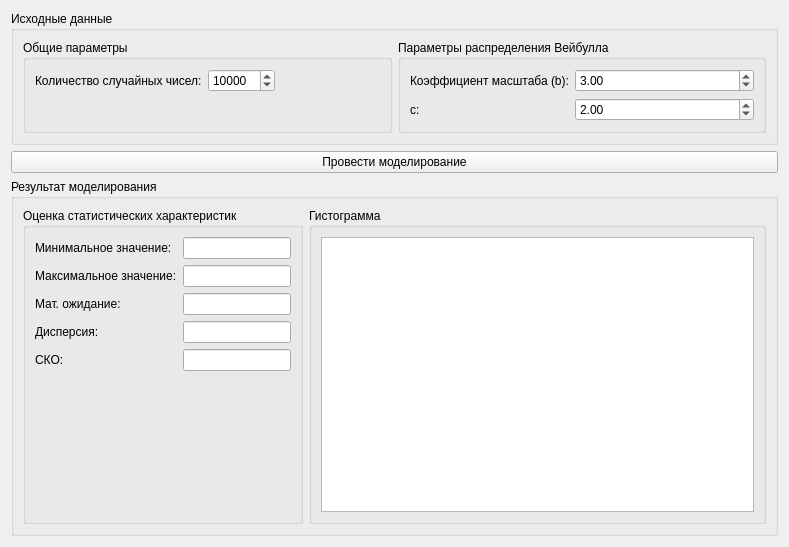
<?xml version="1.0" encoding="UTF-8"?>
<ui version="4.0">
 <class>container</class>
 <widget class="QWidget" name="container">
  <property name="geometry">
   <rect>
    <x>0</x>
    <y>0</y>
    <width>789</width>
    <height>547</height>
   </rect>
  </property>
  <property name="windowTitle">
   <string>Form</string>
  </property>
  <layout class="QGridLayout" name="gridLayout" rowstretch="0,0,1">
   <item row="0" column="1">
    <widget class="QGroupBox" name="groupBox">
     <property name="title">
      <string>Исходные данные</string>
     </property>
     <layout class="QGridLayout" name="gridLayout_2">
      <item row="0" column="0">
       <widget class="QGroupBox" name="groupBox_2">
        <property name="title">
         <string>Общие параметры</string>
        </property>
        <layout class="QFormLayout" name="formLayout">
         <property name="fieldGrowthPolicy">
          <enum>QFormLayout::ExpandingFieldsGrow</enum>
         </property>
         <item row="0" column="0">
          <widget class="QLabel" name="label_4">
           <property name="text">
            <string>Количество случайных чисел:</string>
           </property>
          </widget>
         </item>
         <item row="0" column="1">
          <widget class="QSpinBox" name="samplesCount">
           <property name="minimum">
            <number>2</number>
           </property>
           <property name="maximum">
            <number>1000000</number>
           </property>
           <property name="value">
            <number>10000</number>
           </property>
          </widget>
         </item>
        </layout>
       </widget>
      </item>
      <item row="0" column="1">
       <widget class="QGroupBox" name="groupBox_3">
        <property name="title">
         <string>Параметры распределения Вейбулла</string>
        </property>
        <layout class="QFormLayout" name="formLayout_2">
         <item row="0" column="0">
          <widget class="QLabel" name="label_2">
           <property name="text">
            <string>Коэффициент масштаба (b):</string>
           </property>
          </widget>
         </item>
         <item row="0" column="1">
          <widget class="QDoubleSpinBox" name="parameterB">
           <property name="minimum">
            <double>0.010000000000000</double>
           </property>
           <property name="maximum">
            <double>1000.000000000000000</double>
           </property>
           <property name="value">
            <double>3.000000000000000</double>
           </property>
          </widget>
         </item>
         <item row="1" column="0">
          <widget class="QLabel" name="label_5">
           <property name="text">
            <string>c:</string>
           </property>
          </widget>
         </item>
         <item row="1" column="1">
          <widget class="QDoubleSpinBox" name="parameterC">
           <property name="minimum">
            <double>0.010000000000000</double>
           </property>
           <property name="maximum">
            <double>1000.000000000000000</double>
           </property>
           <property name="value">
            <double>2.000000000000000</double>
           </property>
          </widget>
         </item>
        </layout>
       </widget>
      </item>
     </layout>
    </widget>
   </item>
   <item row="1" column="1">
    <widget class="QPushButton" name="calculate">
     <property name="text">
      <string>Провести моделирование</string>
     </property>
    </widget>
   </item>
   <item row="2" column="1">
    <widget class="QGroupBox" name="groupBox_4">
     <property name="title">
      <string>Результат моделирования</string>
     </property>
     <layout class="QGridLayout" name="gridLayout_3" columnstretch="0,1">
      <item row="0" column="0">
       <widget class="QGroupBox" name="groupBox_5">
        <property name="title">
         <string>Оценка статистических характеристик</string>
        </property>
        <layout class="QFormLayout" name="formLayout_3">
         <item row="2" column="0">
          <widget class="QLabel" name="label_6">
           <property name="text">
            <string>Мат. ожидание:</string>
           </property>
          </widget>
         </item>
         <item row="0" column="0">
          <widget class="QLabel" name="label_7">
           <property name="text">
            <string>Минимальное значение:</string>
           </property>
          </widget>
         </item>
         <item row="1" column="0">
          <widget class="QLabel" name="label_8">
           <property name="text">
            <string>Максимальное значение:</string>
           </property>
          </widget>
         </item>
         <item row="1" column="1">
          <widget class="QLineEdit" name="maxValue">
           <property name="readOnly">
            <bool>true</bool>
           </property>
          </widget>
         </item>
         <item row="0" column="1">
          <widget class="QLineEdit" name="minValue">
           <property name="readOnly">
            <bool>true</bool>
           </property>
          </widget>
         </item>
         <item row="3" column="0">
          <widget class="QLabel" name="label_9">
           <property name="text">
            <string>Дисперсия:</string>
           </property>
          </widget>
         </item>
         <item row="4" column="0">
          <widget class="QLabel" name="label_10">
           <property name="text">
            <string>СКО:</string>
           </property>
          </widget>
         </item>
         <item row="3" column="1">
          <widget class="QLineEdit" name="variance">
           <property name="readOnly">
            <bool>true</bool>
           </property>
          </widget>
         </item>
         <item row="2" column="1">
          <widget class="QLineEdit" name="expectation">
           <property name="readOnly">
            <bool>true</bool>
           </property>
          </widget>
         </item>
         <item row="4" column="1">
          <widget class="QLineEdit" name="standartDeviation">
           <property name="readOnly">
            <bool>true</bool>
           </property>
          </widget>
         </item>
        </layout>
       </widget>
      </item>
      <item row="0" column="1">
       <widget class="QGroupBox" name="groupBox_6">
        <property name="title">
         <string>Гистограмма</string>
        </property>
        <layout class="QHBoxLayout" name="horizontalLayout">
         <item>
          <widget class="QGraphicsView" name="plotView">
           <property name="verticalScrollBarPolicy">
            <enum>Qt::ScrollBarAlwaysOff</enum>
           </property>
           <property name="horizontalScrollBarPolicy">
            <enum>Qt::ScrollBarAlwaysOff</enum>
           </property>
          </widget>
         </item>
        </layout>
       </widget>
      </item>
     </layout>
    </widget>
   </item>
  </layout>
 </widget>
 <resources/>
 <connections/>
</ui>
